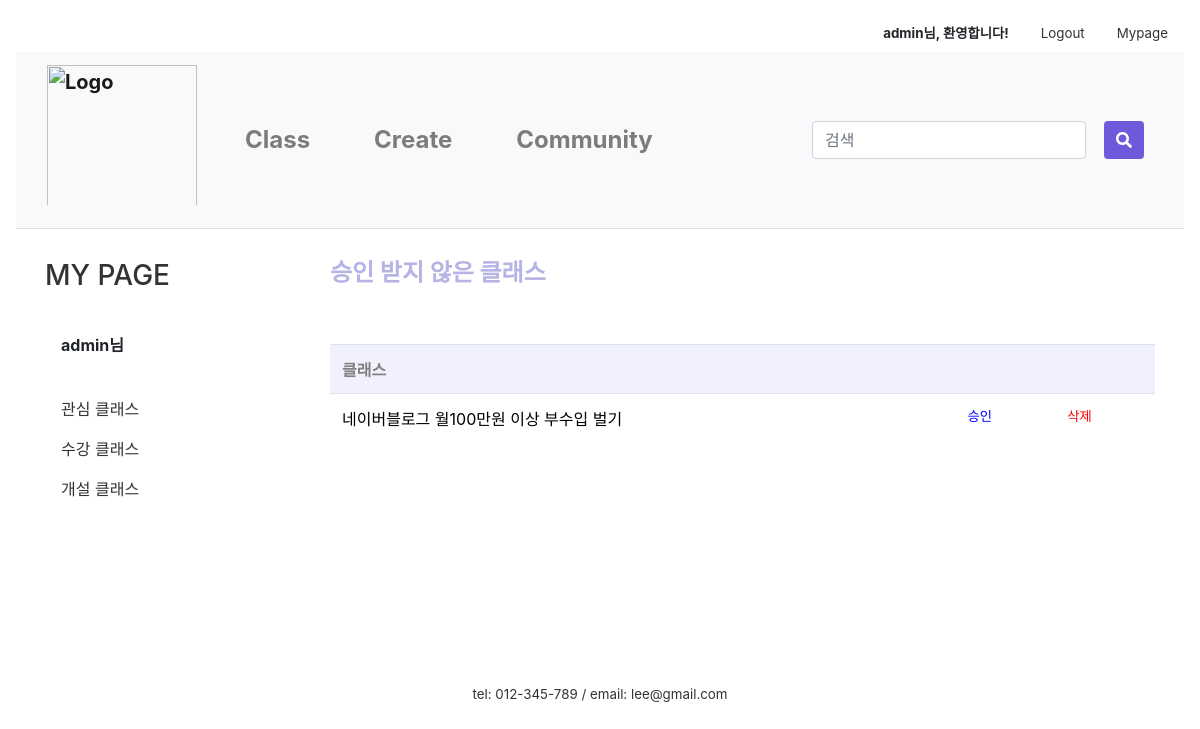
Page /mypage/permit/ (signed in) on the earlier database version.
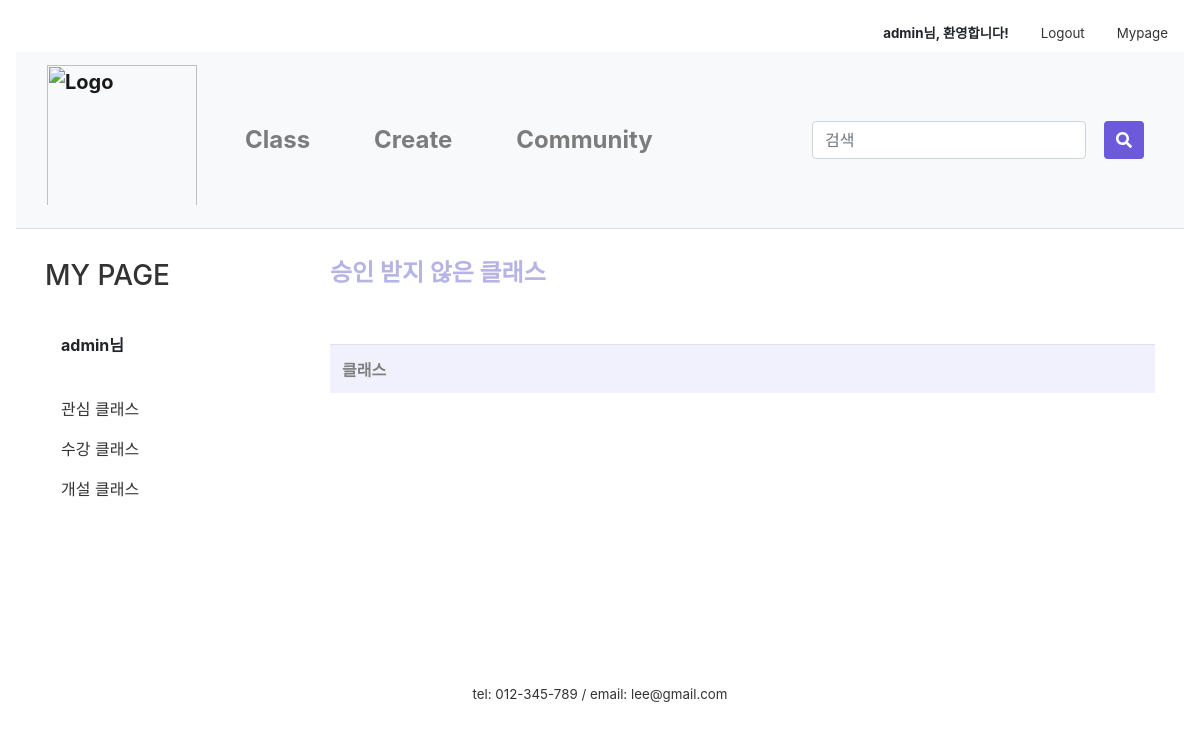
Same page on the later database version.
### firstApp/models.py (models this page shows, shortened)
class Class(models.Model):
    author = models.ForeignKey(settings.AUTH_USER_MODEL, on_delete=models.CASCADE, default=1)
    title = models.CharField(max_length=50)
    tutor = models.CharField(max_length=10)
    tutor_photo = ProcessedImageField(upload_to="tutor", processors=[ResizeToFill(300,300)], default='')
    tutor_insta = models.CharField(null=True, blank=True, max_length=50, default='')
    tutor_blog = models.CharField(null=True, blank=True, max_length=50, default='')
    tutor_youtube = models.CharField(null=True, blank=True, max_length=50, default='')
    category = models.ForeignKey('firstApp.Category', on_delete=models.CASCADE, default=1, related_name='category')
    area = models.ForeignKey('firstApp.Area', on_delete=models.CASCADE, default=1)
    photo = ProcessedImageField(upload_to="class", processors=[ResizeToFill(600,450)], default='')
    body = RichTextUploadingField(default='')
    tutor_body = RichTextUploadingField(default='')
    price = models.CharField(max_length=10)
    time = models.CharField(max_length=5)
    level = models.ForeignKey('firstApp.Level', on_delete=models.CASCADE, default=1, related_name='level')
    mode = models.ForeignKey('firstApp.Mode', on_delete=models.CASCADE, default=1, related_name='mode')
    in_min = models.PositiveIntegerField(null=True, blank=True, default='1')
    in_max = models.PositiveIntegerField(null=True, blank=True, default='1')
    like_user = models.ManyToManyField(settings.AUTH_USER_MODEL, blank=True, related_name='like_class')
    like_count = models.PositiveIntegerField(default=0)
    on_sale = models.BooleanField(null=True, default=False)
    sale_price = models.CharField(null=True, blank=True, max_length=10)
    on_permission = models.BooleanField(null=True, default=False)
    class Meta:
        permissions = [
            ('can_permit', 'Can permit')
        ]

### firstApp/views.py (the view)
# urls.py: path('mypage/permit/', views.permit, name='permit'),
@login_required(login_url='/login/')
@permission_required('firstApp.can_permit')
def permit(request):
    classs = Class.objects.filter(on_permission=False)
    return render(request, 'firstApp/permit_admin.html', {'classs':classs})

### firstApp/templates/firstApp/permit_admin.html (shortened to what this page needs)
{% extends 'firstApp/base.html' %}
{% load static %}
{% block content %}
{% if user.is_active %}
<link rel="stylesheet" href="{% static 'css/community.css' %}">
<link href="{% static 'css/apply_detail.css' %}" rel="stylesheet">
    <div class="container">
      <div class="row">
        <div class="col-sm-3">
          <div class="left-sidebar">
            <ul>
              <li>
								<a class= "nounderline" href="{% url 'mypage' %}"><h3>MY PAGE</h3></a>
							</li><br>
							<li data-toggle="tab">
								<a class="nav-link"><strong>{{user.username}}님</strong></a>
									<br>
									<li class="nav-item">
										<a class="nav-link" href="/mypage/mylike">관심 클래스</a>
									</li>
									<li class="nav-item">
									  <a class="nav-link" href="/mypage/myApply">수강 클래스</a>
									</li>
									<li class="nav-item">
									  <a class="nav-link" href="/mypage/myClass">개설 클래스</a>
									</li>
							</li>
						</ul>
          </div>
        </div>
          <div class="col-sm-9">
            <h4 class="my_page_title" style="font-weight:bold; color:#B6B3E5;">승인 받지 않은 클래스</h4><br><br>
            <table class="table">
              <tr>
                <th colspan="6">클래스</th>
              </tr>
              {% for class in classs %}
              <tr>
                <td>
                    <a colspan="6" class="a_underline" href="{% url 'product' class.id %}">{{ class.title }}</a>
                </td>
                  <td class="lighter"><a class="abc" style="color:blue;" onclick="return confirm('클래스를 승인하시겠습니까?')" href="{% url 'class_permit' class.id %}">승인</a></td>
                  <td class="lighter"><a class="abc" style="color:red;" onclick="return confirm('삭제한 클래스는 복구할 수 없습니다.\n정말 삭제하시겠습니까?')" href="{% url 'product_remove' class.id %}">삭제</a></td>
              </tr>
              {% endfor %}
            </table>
          </div>
      </div>
    </div>
{% else %}
<script type="text/javascript">
    alert('잘못된 접근입니다. \n로그인을 해주세요.')
    window.location.href = '/login';
  </script>
{% endif %}
{% endblock content %}

Differences in the rows shown:
no longer on this page (row edited): Class: title "네이버블로그 월100만원 이상 부수입 벌기"
